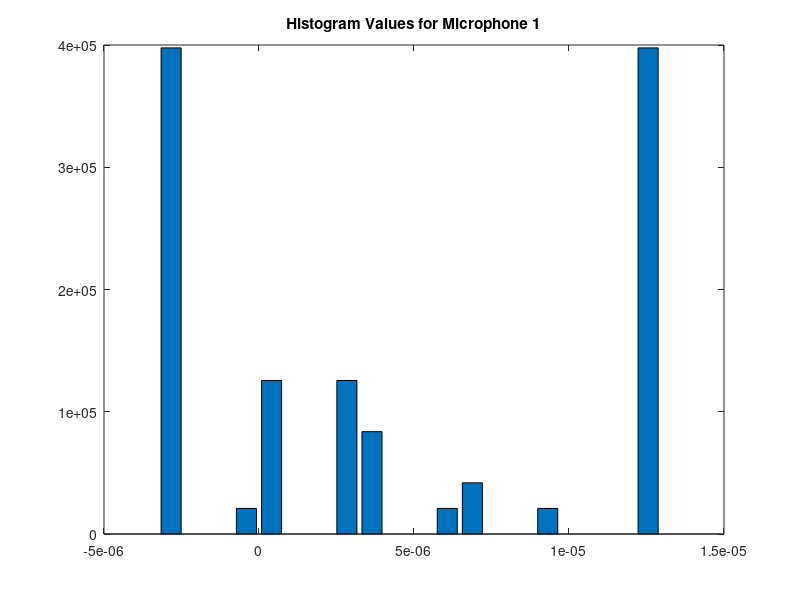

MATLAB code to generate this figure: (Note: this script raises an error after producing the figure.)
clear; close all; clc;
%% A1
load('calibration.mat')
close all
% a)
% Average over all vectors
y_avg = sum(y,2)/7;
% Subtract average from measurements
e = y - y_avg;

% b)
% E[y_m,k] = E[\tau_k] + E[d/c] + E[b_m] + E[e_(m,k)]
% E[y_m,k] - E[\tau_k] - E[d/c] =  E[b_m] + 0
% E[e_m,k] = E[b_m];
biases = mean(e); % Expected Values, E[y], for each microphone based on error.

%c) Since b_m is deterministic, the variance of the error is
%going to be the variance of e_(m_k)
vars = diag(var(e));
stds = diag(std(e));
% Notes: When we eventually need to choose wheights for each microphone,
% we should base them on the variance of each of them. Higher variances
% need to be weighed less than higher ones.

%d) choose microphone 1
[N, l] = hist(e(:,1),20);
Wb=l(2)-l(1); % Bin width
Ny = length(e); % Nr of samples
bar(l, N/(Ny*Wb));
title('Histogram Values for Microphone 1')

%% A2
load('experiment.mat')
maxiter = 100;
th_hat = zeros(length(y),3);
diagP = zeros(length(y),4);
% initial estimate of theta
th_hat0 = [.1 .6 0];
for k = 1:size(y,1)
    % non linear LS estimate
    [th_hat(k,:),diagP(k,:)] = nls(y(k,:),biases,vars,th_hat0,maxiter,mic_locations);
end
plotresults(th_hat(:,1:2)',diagP(:,1:2),mic_locations')

%% A3
[x_K,diagP_K] = Kalman(eye(2),eye(2),th_hat(:,1:2)',zeros(2),[0.1; 0.6],1.5,7*10^(-7),diagP);

figure(1)
plotresults(x_K,diagP_K,mic_locations')

figure(2)
subplot(211)
plot(x_K(1,:))
hold on
plot(th_hat(:,1))
legend({'KF','NLS'},'Location','northeast')
title('x Positions for the Robot')
hold off
subplot(212)
plot(x_K(2,:))
hold on
plot(th_hat(:,2))
legend({'KF','NLS'},'Location','northeast')
title('y Positions for the Robot')
hold off

%% A4
A = eye(3); B = [0 0 1]'; u = 0.5;
Q = diag([3*10^(-7), 2*10^(-7), 10^(-6)]);
R = vars;
diagPc = zeros(length(y),2);
diagPp = zeros(length(y),2);

% Predicted States
th_p4 = zeros(3,length(y));
% Corrected States
th_c4 = zeros(3,length(y));
% Vector to store values of the Kalman Filter for Question Five.
K = zeros(3,7);

th_0 = [.10;.60;0];
% Pc = zeros(3,3);
Pc = diag([1, 1, 1]);
% First Prediction
th_p4(:,1) = A*th_0 + B*u; % Predicted States
Pp = A*Pc*A' + Q; % Predicted Covariance Matrices
for k = 1:length(y)
    yk_ub = y(k,:)' - biases';
    [th_p4(:,k+1), th_c4(:,k), Pp, Pc] = ekf(yk_ub,Q,R,th_p4(:,k), Pp,mic_locations);
    diagPc(k,:) = [Pc(1,1), Pc(2,2)];
    diagPp(k,:) = [Pp(1,1), Pp(2,2)];
end

figure;
plotresults(th_p4(1:2,1:end-1),diagPp,mic_locations')

figure;
subplot(3,1,1)
plot(1:117, th_p4(1,1:end-1)', 1:117, th_hat(:,1), 'linewidth', 2);
title('x Positions for the Robot', 'fontsize', 16)
legend('EKF', 'NLS', 'fontsize', 14)
subplot(3,1,2)
plot(1:117, th_p4(2,1:end-1)', 1:117, th_hat(:,2), 'linewidth', 2);
title('y Positions for the Robot', 'fontsize', 16)
legend('EKF', 'NLS', 'fontsize', 14)
subplot(3,1,3)
plot(1:117, th_p4(3,1:end-1)', 1:117, th_hat(:,3), 'linewidth', 2);
title('Beep Time Estimates', 'fontsize', 16)
legend('EKF', 'NLS', 'fontsize', 14)

%% Functions
function [x_K,diagP_K] = Kalman(A,C,y,P0,x0,Rscale,Qscale,diagP)
    x = zeros(length(x0),length(y));
    x(:,1) = x0;
    P = P0;
    Q = Qscale*eye(2);
    diagP_K = zeros(length(y),length(x0));
    for n = 2:length(y)
        R = Rscale*[diagP(n,1), 0; 0, diagP(n,2)];
        % predicted state estimate:
        x_pred = A*x(:,n-1);
        % predicted error covariance:
        P_pred = A*P*A'+Q;
        % Kalman gain:
        K = P_pred*C'/(R+C*P_pred*C');
        % updated error covariance:
        P = (eye(2)-K*C)*P_pred;
        diagP_K(n,:) = [P(1,1),P(2,2)];
        % updated state estimate:
        x(:,n) = x_pred+K*(y(:,n)-C*x_pred);
    end
    x_K = x;
end

function [th_p4_, th_c4, Pp_, Pc] = ekf(yk_ub,Q,R,th_p4,Pp,mic_locations)
A = eye(3); B = [0 0 1]'; u = 0.5;

% Compute Kalman gain:
H = Jacobian(th_p4, mic_locations);
K = Pp*H'/(H*Pp*H' + R); % K is 3x7, R is mic uncertainty = stds

% Correction of Predicted State (Measurement Update)
th_c4 = th_p4 + K*(yk_ub - f(th_p4, mic_locations));
Pc = Pp - K*H*Pp;

% Prediction For the Next Step(Time Update)
th_p4_ = A*th_c4 + B*u';
Pp_ = A*Pc*A' + Q;
end

function [th_hat, diagP] = nls(yk,biases,vars,th_hat0,maxiter,mic_locations)
th_hat = th_hat0';
i = 0;
while i <= maxiter
    ftheta = f(th_hat,mic_locations);
    e = yk'-biases'-ftheta;
    
    % Linearise the model around the current estimate
    dF = Jacobian(th_hat, mic_locations);
    
    % Solve a least squares problem to compute delta_theta
    del_theta = (dF'/vars*dF)\dF'/vars*e;
    
    % Update the estimate th_hat
    th_hat = th_hat + del_theta;
    
    % Set i = i + 1 and check for convergence
    i = i+1;
    if del_theta/th_hat <= 10^(-6)
        break
    end
end
diagP = [diag(inv(dF'/vars*dF));i];
end

function dF = Jacobian(theta,mic_locations)
c = 343; % speed of sound in [m/s]
dF = [(theta(1)-mic_locations(:,1))./vecnorm(theta(1:2) -  mic_locations')'/c, ...
    (theta(2)-mic_locations(:,2))./vecnorm(theta(1:2) -  mic_locations')'/c, ...
    ones(7,1)];
end

function ftheta = f(theta,mic_locations)
c = 343; % speed of sound in [m/s]
ftheta =(theta(3) + vecnorm(theta(1:2)-mic_locations')/c)';
end
